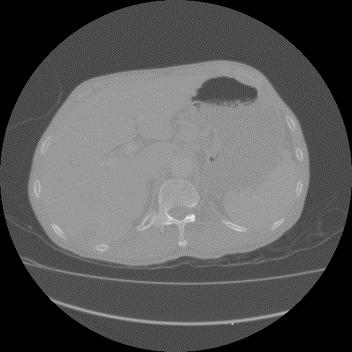
%> input picture CT医学成像/CT.png, 352 x 352 px
$ octave ct21.m   (GNU Octave 9; MATLAB toolbox functions it lacks are replaced by stand-ins)
%> lines starting %> are read from the running program, lines starting %| are printed output that depends on the picture
clc;clear;close all;
Image = im2double(rgb2gray(imread('CT.png')));   % 通过消除图像色调和饱和度信息同时保留亮度实现将RGB图像或彩色图转换为灰度图像，即灰度化处理的功能
%> Image: size 352x352 double; min 0, max 0.933, mean 0.348
                                                    % 将读取的图像灰度化并增大精度
[h,w] = size(Image);        % 获取图像尺寸  h:height,高度；w:width 宽度
%> h = 352; w = 352
imshow(Image);title('原始lotus图像');    %  展示灰度图像Image
NewImage1 = zeros(h,w);      %  生成 h行 w 列的二维矩阵
NewImage2 = zeros(h,w);
NewImage3 = Image;
a = 30/256;b = 100/256;c= 75/256;d= 200/256;
for x = 1 : w               % 最外层循环 宽度
    for y = 1 : h           % 内层循环   高度
        if Image(y,x)<a     % 在灰度图像中 按列从上至下循环 若（y,x）处值<a时 对图像进行下行处理
            NewImage1(y,x) = Image(y,x)*c/a;        %  分段处理
        elseif Image(y,x)<b  % 若（y,x）处值<b时 对图像进行下行处理
            NewImage1(y,x) = (Image(y,x)-a)*(d-c)/(b-a)+c;
        else                 % 其他情况 做以下处理
            NewImage1(y,x) = (Image(y,x)-b)*(1-d)/(1-b)+d;
        end
        if Image(y,x)>a&& Image(y,x)<b    % 介于(a,b)之间  做下行处理
            NewImage3(y,x) = (Image(y,x)-a)*(d-c)/(b-a)+c;
        end
    end
end
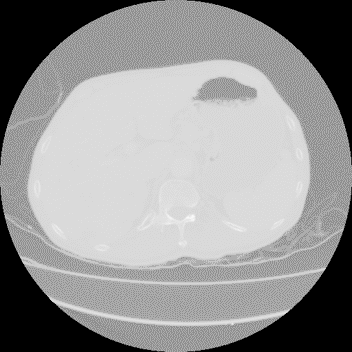
%> NewImage1: size 352x352 double; min 0, max 0.976, mean 0.579
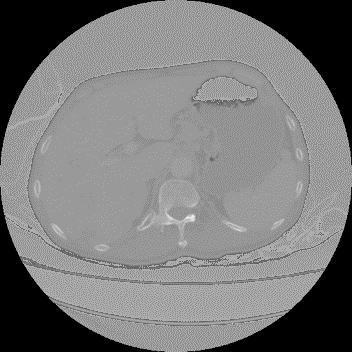
%> NewImage3: size 352x352 double; min 0, max 0.933, mean 0.474
NewImage2 = imadjust(Image,[a;b],[c;d]);    % imadjust(image, [low_in high_in], [low_out high_out], gamma)
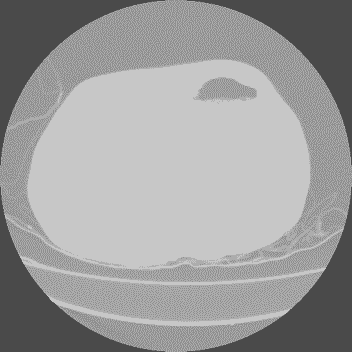
%> NewImage2: size 352x352 double; min 0.293, max 0.781, mean 0.614
                                            % 低于low_in与高于high_in的值被剪裁，低于low_in映射到low_out;高于high_in
                                            % 映射到high_out  ;
                                            % 另一个参数：gamma指定曲线的形状，该曲线将图像中的强度值映射为函数图像。此行代码未使用此参数
figure;imshow(NewImage1);title('分段线性灰度级变换图像');
figure;imshow(NewImage2);title('截断式灰度级变换图像');
figure;imshow(NewImage3);title('高低灰度级保持不变图像');
